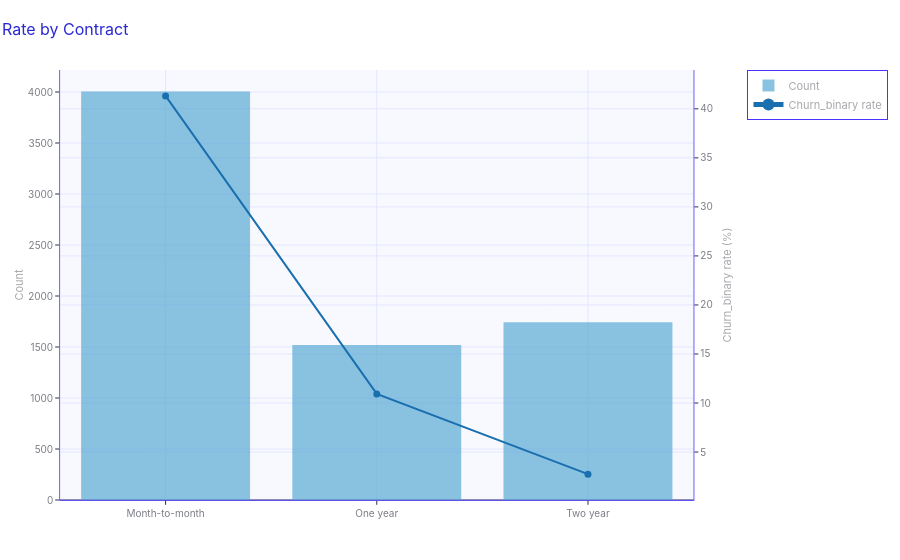

This figure's notebook cell:
### Code cell
# Churn rate by key categorical features
print("Churn rate by Contract:")
g.rate_by("Contract").plot()

print("Churn rate by PaymentMethod:")
g.rate_by("PaymentMethod").plot()

print("Churn rate by InternetService:")
g.rate_by("InternetService").plot()

print("Churn rate by num_services:")
g.rate_by("num_services").plot()

### Figure 1 — Plotly figure (JSON) as saved in the notebook; plotly's stock layout.template omitted (floating-point values rounded to 4 significant figures)
{"data": [{"marker": {"color": "#5aaad5"}, "name": "Count", "opacity": 0.7, "type": "bar", "x": ["Month-to-month", "One year", "Two year"], "xaxis": "x", "y": [4005, 1519, 1743], "yaxis": "y"}, {"line": {"color": "#1a6faf", "width": 2}, "marker": {"size": 7}, "mode": "lines+markers", "name": "Churn_binary rate", "text": ["41.3%", "10.9%", "2.8%"], "textposition": "top center", "type": "scatter", "x": ["Month-to-month", "One year", "Two year"], "xaxis": "x", "y": [41.32, 10.93, 2.75], "yaxis": "y2"}], "layout": {"font": {"color": "black", "family": "Arial, sans-serif", "size": 12}, "legend": {"bgcolor": "white", "bordercolor": "#4934ff", "borderwidth": 1}, "margin": {"b": 60, "l": 60, "r": 30, "t": 70}, "paper_bgcolor": "white", "plot_bgcolor": "#f8f9ff", "title": {"font": {"color": "#2b28d3", "size": 16}, "text": "Rate by Contract"}, "xaxis": {"anchor": "y", "domain": [0.0, 0.94], "gridcolor": "#e0e0ff", "linecolor": "#4934ff", "showline": true}, "yaxis": {"anchor": "x", "domain": [0.0, 1.0], "gridcolor": "#e0e0ff", "linecolor": "#4934ff", "showline": true, "title": {"text": "Count"}}, "yaxis2": {"anchor": "x", "gridcolor": "#e0e0ff", "linecolor": "#4934ff", "overlaying": "y", "showline": true, "side": "right", "title": {"text": "Churn_binary rate (%)"}}}}
